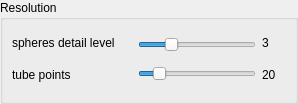
    <widget class="QGroupBox" name="groupBox_9" >
     <property name="geometry" >
      <rect>
       <x>10</x>
       <y>230</y>
       <width>298</width>
       <height>104</height>
      </rect>
     </property>
     <property name="title" >
      <string>Resolution</string>
     </property>
     <widget class="QWidget" name="" >
      <property name="geometry" >
       <rect>
        <x>12</x>
        <y>29</y>
        <width>275</width>
        <height>60</height>
       </rect>
      </property>
      <layout class="QHBoxLayout" >
       <property name="margin" >
        <number>0</number>
       </property>
       <property name="spacing" >
        <number>6</number>
       </property>
       <item>
        <layout class="QVBoxLayout" >
         <property name="margin" >
          <number>0</number>
         </property>
         <property name="spacing" >
          <number>6</number>
         </property>
         <item>
          <widget class="QLabel" name="textLabel1_51" >
           <property name="sizePolicy" >
            <sizepolicy>
             <hsizetype>0</hsizetype>
             <vsizetype>0</vsizetype>
             <horstretch>0</horstretch>
             <verstretch>0</verstretch>
            </sizepolicy>
           </property>
           <property name="minimumSize" >
            <size>
             <width>120</width>
             <height>25</height>
            </size>
           </property>
           <property name="maximumSize" >
            <size>
             <width>140</width>
             <height>25</height>
            </size>
           </property>
           <property name="text" >
            <string>spheres detail level</string>
           </property>
          </widget>
         </item>
         <item>
          <widget class="QLabel" name="textLabel1_52" >
           <property name="sizePolicy" >
            <sizepolicy>
             <hsizetype>0</hsizetype>
             <vsizetype>0</vsizetype>
             <horstretch>0</horstretch>
             <verstretch>0</verstretch>
            </sizepolicy>
           </property>
           <property name="minimumSize" >
            <size>
             <width>30</width>
             <height>25</height>
            </size>
           </property>
           <property name="maximumSize" >
            <size>
             <width>220</width>
             <height>25</height>
            </size>
           </property>
           <property name="text" >
            <string>tube points</string>
           </property>
          </widget>
         </item>
        </layout>
       </item>
       <item>
        <layout class="QVBoxLayout" >
         <property name="margin" >
          <number>0</number>
         </property>
         <property name="spacing" >
          <number>6</number>
         </property>
         <item>
          <widget class="QSlider" name="sphere_points_slider" >
           <property name="minimumSize" >
            <size>
             <width>110</width>
             <height>0</height>
            </size>
           </property>
           <property name="minimum" >
            <number>1</number>
           </property>
           <property name="maximum" >
            <number>5</number>
           </property>
           <property name="value" >
            <number>2</number>
           </property>
           <property name="sliderPosition" >
            <number>2</number>
           </property>
           <property name="orientation" >
            <enum>Qt::Horizontal</enum>
           </property>
          </widget>
         </item>
         <item>
          <widget class="QSlider" name="tube_points_slider" >
           <property name="minimum" >
            <number>12</number>
           </property>
           <property name="maximum" >
            <number>72</number>
           </property>
           <property name="singleStep" >
            <number>2</number>
           </property>
           <property name="value" >
            <number>20</number>
           </property>
           <property name="sliderPosition" >
            <number>20</number>
           </property>
           <property name="orientation" >
            <enum>Qt::Horizontal</enum>
           </property>
          </widget>
         </item>
        </layout>
       </item>
       <item>
        <layout class="QVBoxLayout" >
         <property name="margin" >
          <number>0</number>
         </property>
         <property name="spacing" >
          <number>6</number>
         </property>
         <item>
          <widget class="QLabel" name="sphere_points_label" >
           <property name="sizePolicy" >
            <sizepolicy>
             <hsizetype>0</hsizetype>
             <vsizetype>0</vsizetype>
             <horstretch>0</horstretch>
             <verstretch>0</verstretch>
            </sizepolicy>
           </property>
           <property name="minimumSize" >
            <size>
             <width>25</width>
             <height>25</height>
            </size>
           </property>
           <property name="maximumSize" >
            <size>
             <width>120</width>
             <height>25</height>
            </size>
           </property>
           <property name="text" >
            <string>3</string>
           </property>
          </widget>
         </item>
         <item>
          <widget class="QLabel" name="tube_points_label" >
           <property name="sizePolicy" >
            <sizepolicy>
             <hsizetype>0</hsizetype>
             <vsizetype>0</vsizetype>
             <horstretch>0</horstretch>
             <verstretch>0</verstretch>
            </sizepolicy>
           </property>
           <property name="minimumSize" >
            <size>
             <width>20</width>
             <height>25</height>
            </size>
           </property>
           <property name="maximumSize" >
            <size>
             <width>120</width>
             <height>25</height>
            </size>
           </property>
           <property name="text" >
            <string>20</string>
           </property>
          </widget>
         </item>
        </layout>
       </item>
      </layout>
     </widget>
    </widget>
